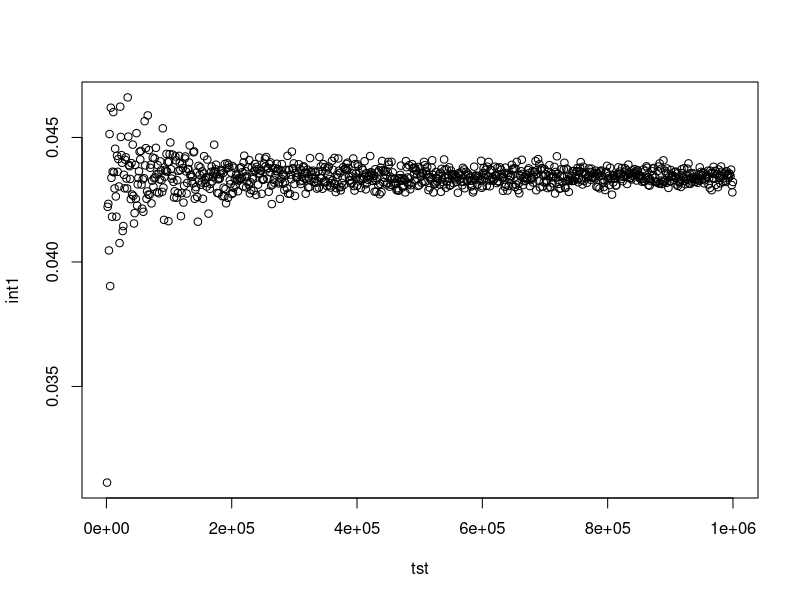
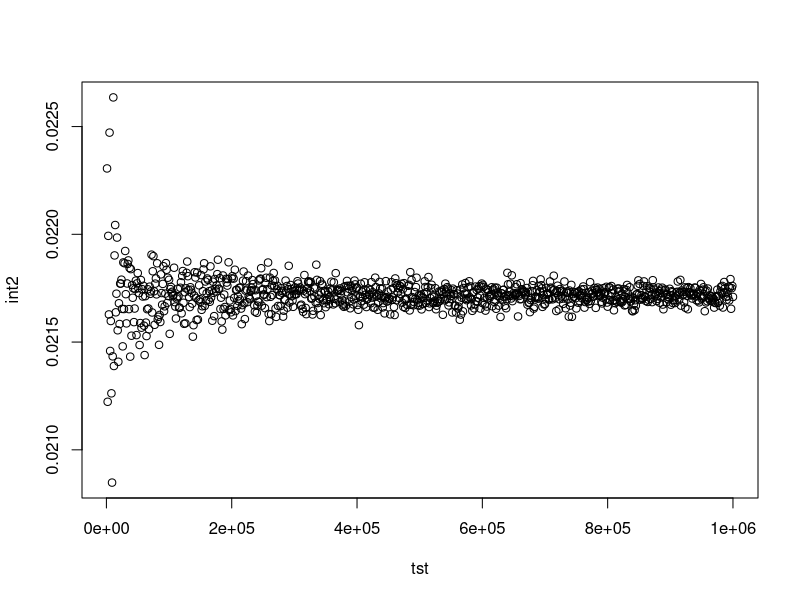
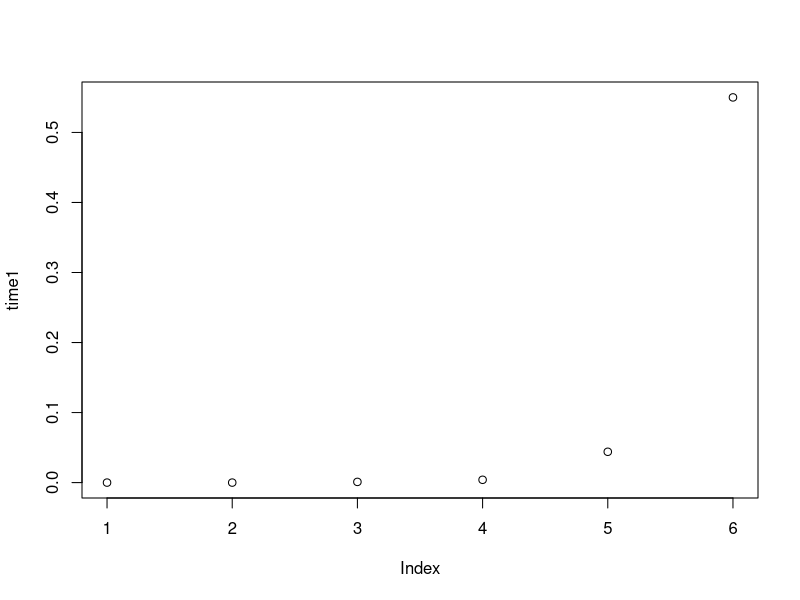
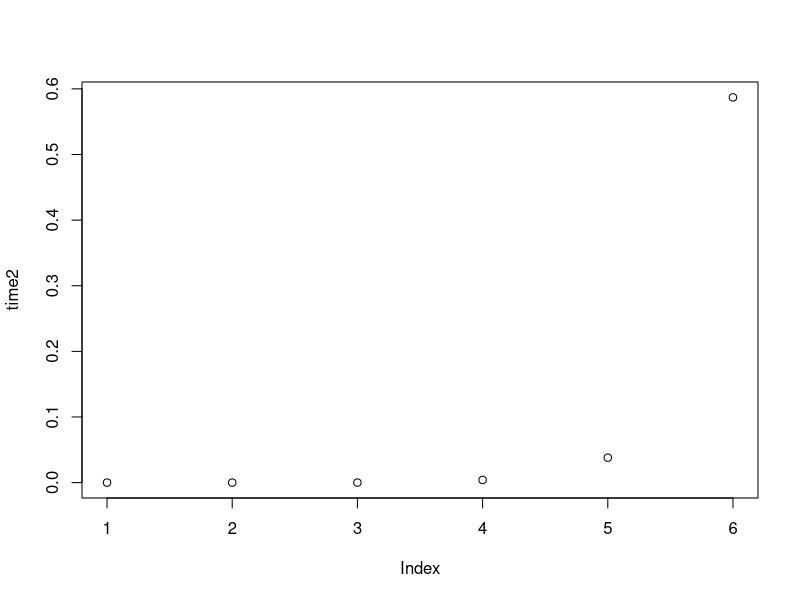
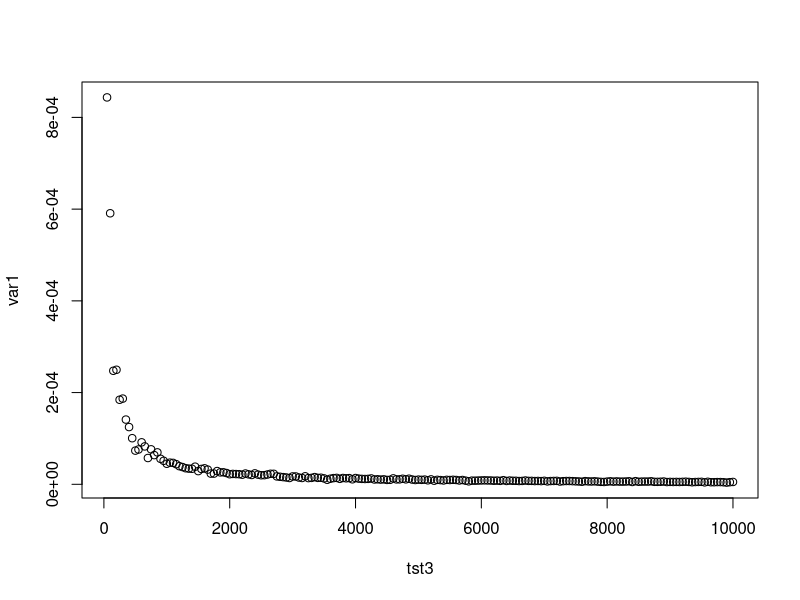
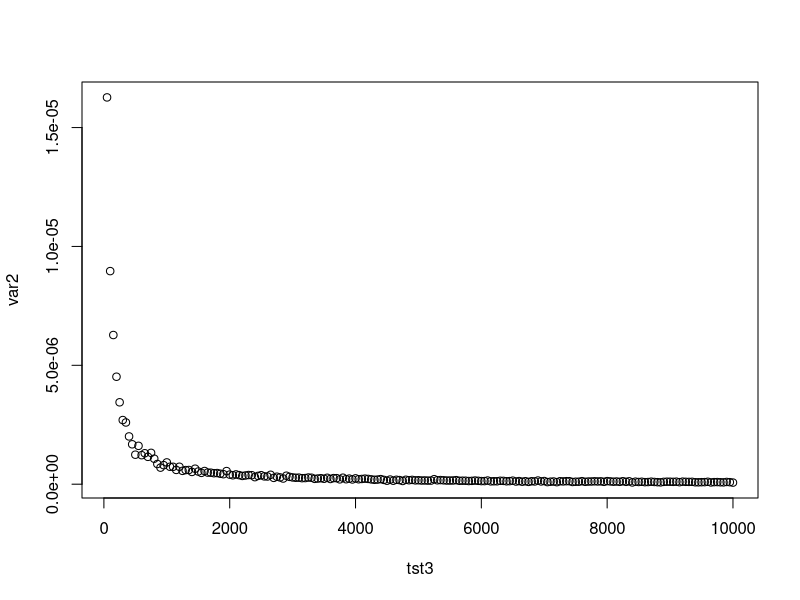

Source code (R) for these figures, in order:
###################################################################
#####################   Metody Monte Carlo   ##################### 
######################     Projekt 9.1      ##################### 
################################################################


### calka 1 ###

f1 = function(n){
  x=runif(n,-1,6)
  y=sin(x)/(1+x^2)
  mean(y)
}


### calka 2 ###

f2 = function(n){
  x=1/runif(n,0,0.5)
  y=exp(-(x^2-4*x+6)/2)/(x^2)
  mean(y)
}

### symulacje ###

tst=seq(1000,1000000,by=1000)
int1=seq(0,0,len=length(tst))
int2=seq(0,0,len=length(tst))


for (i in 1:length(tst)) int1[i]=f1(tst[i])

for (i in 1:length(tst)) int2[i]=f2(tst[i])

plot(tst,int1)

plot(tst,int2)


################ czas wykonania w zaleznosci od liczby symulacji ################ 

tst2=c(100,1000,10000,100000,1000000,10000000)
time1=seq(0,0,len=length(tst2))
time2=seq(0,0,len=length(tst2))

for (i in 1:length(tst2)) time1[i]=system.time(f1(tst2[i]))[1] 

for (i in 1:length(tst2)) time2[i]=system.time(f2(tst2[i]))[1] 

plot(time1)

plot(time2)


################ wariancja wyniku w zaleznosci od liczby symulacji ################ 

### variancja dla calki 1 ###

tst3=seq(50,10000,by=50)
nrow=length(tst3)
ncol=200

int1.2=matrix(nrow=nrow,ncol=ncol)

for (i in 1:ncol){
  for (j in 1:nrow) int1.2[i,j]=f1(tst3[j])
}

var1=seq(0,0,len=length(tst3))

for (i in 1:length(tst3)) var1[i]=var(int1.2[,i])

plot(tst3,var1)

### variancja dla calki 2  ###

int2.2=matrix(nrow=nrow,ncol=ncol)

for (i in 1:ncol){
  for (j in 1:nrow) int2.2[i,j]=f2(tst3[j])
}

var2=seq(0,0,len=length(tst3))

for (i in 1:length(tst3)) var2[i]=var(int2.2[,i])

plot(tst3,var2)
